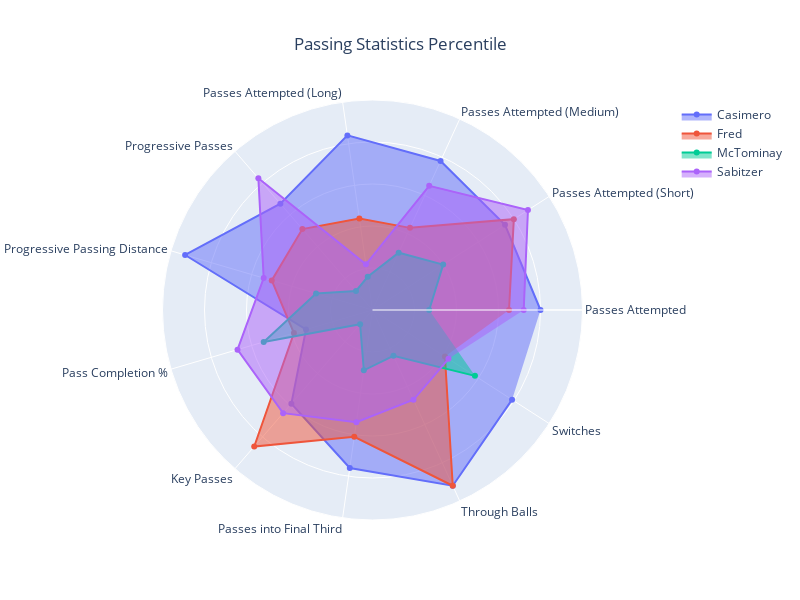

The notebook cell saved with this chart:
### Code cell
fig = utils.plot_radar(player_dictionary, passing, title="Passing Statistics Percentile")

### Figure 1 — Plotly figure (JSON) as saved in the notebook; plotly's stock layout.template omitted (floating-point values rounded to 4 significant figures)
{"data": [{"fill": "toself", "name": "Casimero", "r": [80, 75, 78, 84, 67, 93, 33, 59, 76, 92, 79], "theta": ["Passes Attempted", "Passes Attempted (Short)", "Passes Attempted (Medium)", "Passes Attempted (Long)", "Progressive Passes", "Progressive Passing Distance", "Pass Completion %", "Key Passes", "Passes into Final Third", "Through Balls", "Switches"], "type": "scatterpolar"}, {"fill": "toself", "name": "Fred", "r": [65, 80, 43, 44, 51, 50, 39, 86, 61, 92, 41], "theta": ["Passes Attempted", "Passes Attempted (Short)", "Passes Attempted (Medium)", "Passes Attempted (Long)", "Progressive Passes", "Progressive Passing Distance", "Pass Completion %", "Key Passes", "Passes into Final Third", "Through Balls", "Switches"], "type": "scatterpolar"}, {"fill": "toself", "name": "McTominay", "r": [27, 40, 30, 16, 12, 28, 54, 9, 29, 24, 58], "theta": ["Passes Attempted", "Passes Attempted (Short)", "Passes Attempted (Medium)", "Passes Attempted (Long)", "Progressive Passes", "Progressive Passing Distance", "Pass Completion %", "Key Passes", "Passes into Final Third", "Through Balls", "Switches"], "type": "scatterpolar"}, {"fill": "toself", "name": "Sabitzer", "r": [72, 88, 65, 22, 83, 54, 67, 65, 54, 47, 43], "theta": ["Passes Attempted", "Passes Attempted (Short)", "Passes Attempted (Medium)", "Passes Attempted (Long)", "Progressive Passes", "Progressive Passing Distance", "Pass Completion %", "Key Passes", "Passes into Final Third", "Through Balls", "Switches"], "type": "scatterpolar"}], "layout": {"height": 600, "polar": {"radialaxis": {"range": [0, 100], "showticklabels": false, "visible": true}}, "showlegend": true, "title": {"text": "Passing Statistics Percentile", "x": 0.5}, "width": 800}}
